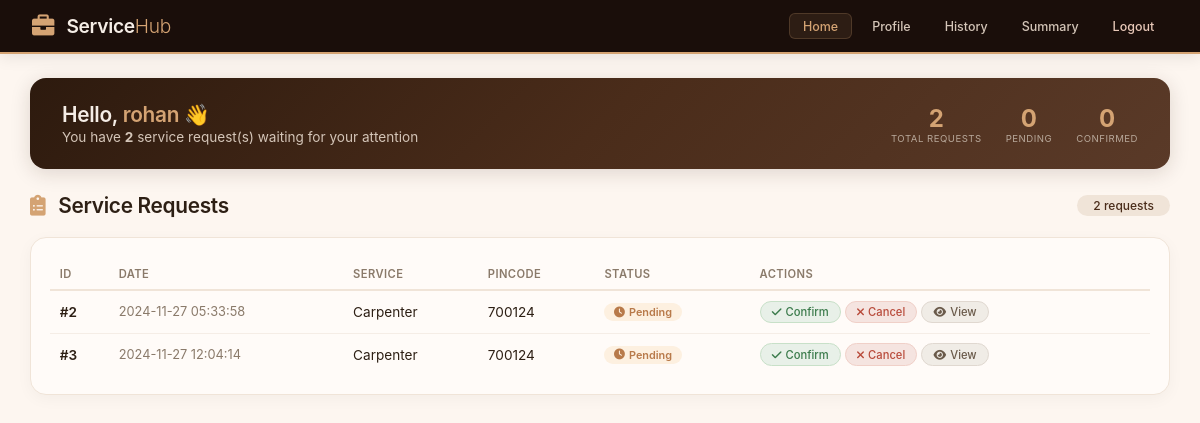
The app's page /professional_dashboard?professional_id=1 with its own data.
### models.py (models this page shows, shortened)
class Professional(db.Model):
    __tablename__ = 'professionals'
    id = db.Column(db.Integer, primary_key=True)
    name = db.Column(db.String(32), nullable=False)
    username = db.Column(db.String(120), unique=True, nullable=False)
    password = db.Column(db.String(200), nullable=False)
    email = db.Column(db.String(120), unique=True, nullable=False)
    address = db.Column(db.String(200), nullable=False)
    pincode = db.Column(db.String(10), nullable=False)
    service_type = db.Column(db.String(32), db.ForeignKey('services.name'), nullable=False)
    experience = db.Column(db.Integer, nullable=False)
    description = db.Column(db.Text, nullable=False)
    document = db.Column(db.String(200), nullable=True)
    is_approved = db.Column(db.Boolean, nullable=False, default=False)
    blocked = db.Column(db.Boolean, default=False, nullable=False)
    service = db.relationship("Service", backref="professionals", lazy=True)
    date_created = db.Column(db.DateTime, nullable=True)  # Initially nullable

class ServiceRequest(db.Model):
    __tablename__ = 'service_requests'
    id = db.Column(db.Integer, primary_key=True)
    customer_id = db.Column(db.Integer, db.ForeignKey('customers.id'), nullable=False)
    professional_id = db.Column(db.Integer, db.ForeignKey('professionals.id'), nullable=True)
    service_id = db.Column(db.Integer, db.ForeignKey('services.id'), nullable=False)  # Use service_id
    pincode = db.Column(db.String(10), nullable=False)
    status = db.Column(db.String(20), default='Pending')  # Pending, Confirmed, etc.
    date_of_request = db.Column(db.DateTime, default=datetime.utcnow)
    date_completed = db.Column(db.DateTime, nullable=True)  # New field for completion date
    work_completed = db.Column(db.Boolean, nullable=False, default=False)  # New field for work status
    customer_approval = db.Column(db.Boolean, nullable=False, default=False)  # Approval by customer
    professional_approval = db.Column(db.Boolean, nullable=False, default=False)
    service = db.relationship("Service", backref="service_requests", lazy=True)
    customer = db.relationship("Customer", backref="service_requests", lazy=True)
    professional = db.relationship("Professional", backref="assigned_requests", lazy=True)

class Service(db.Model):
    __tablename__ = 'services'
    id = db.Column(db.Integer, primary_key=True)
    name = db.Column(db.String(80), unique=True, nullable=False)
    price = db.Column(db.Integer, nullable=False)
    timerequired = db.Column(db.Integer, nullable=False)
    description = db.Column(db.String(200), nullable=False)
    allowed = db.Column(db.Boolean, default=False, nullable=False)
    status = db.Column(db.String(20), default="Pending", nullable=False)

### routes.py (the view)
@app.route('/professional_dashboard', methods=['GET'])
def professional_dashboard():
    professional_id = session.get('professional_id') or request.args.get('professional_id')
    if not professional_id:  # Redirect to login if no ID is found
        return redirect(url_for('login'))
    professional = Professional.query.filter_by(id=professional_id).first()
    username=professional.username
    if not professional:
        return "Professional not found", 404  # Handle non-existent professional
    if professional.blocked:
        return "Your account is blocked. Please contact support.", 403  # Handle blocked professionals
    service_requests = ServiceRequest.query.filter_by(professional_id=professional_id, status='Pending').all()
    return render_template('professional_dashboard.html', service_requests=service_requests,username=username)

### templates/professional_dashboard.html (shortened to what this page needs)
<!DOCTYPE html>
<html lang="en">
<head>
    <link rel="stylesheet" href="https://cdnjs.cloudflare.com/ajax/libs/font-awesome/6.0.0-beta3/css/all.min.css" />
</head>
<body>
    <header>
        <div class="header-content">
            <div class="logo">
                <i class="fas fa-briefcase"></i>
                <h1>Service<span>Hub</span></h1>
            </div>
            <nav>
                <a href="{{ url_for('professional_dashboard') }}" class="active">Home</a>
                <a href="{{ url_for('professional_profile') }}">Profile</a>
                <a href="{{ url_for('service_history') }}">History</a>
                <a href="{{ url_for('professional_summary') }}">Summary</a>
                <a href="{{ url_for('logout') }}" class="nav-logout">Logout</a>
            </nav>
        </div>
    </header>
    <div class="main-content">
        <div class="welcome-banner">
            <div class="welcome-text">
                <h2>Hello, <span class="highlight">{{ username }}</span> 👋</h2>
                <p>You have <strong>{{ service_requests|length }}</strong> service request(s) waiting for your attention</p>
            </div>
            <div class="welcome-stats">
                <div class="stat-item">
                    <div class="number">{{ service_requests|length }}</div>
                    <div class="label">Total Requests</div>
                </div>
                <div class="stat-item">
                    <div class="number">
                        {% set pending = 0 %}
                        {% for req in service_requests %}
                            {% if req.status|lower == 'pending' %}
                                {% set pending = pending + 1 %}
                            {% endif %}
                        {% endfor %}
                        {{ pending }}
                    </div>
                    <div class="label">Pending</div>
                </div>
                <div class="stat-item">
                    <div class="number">
                        {% set confirmed = 0 %}
                        {% for req in service_requests %}
                            {% if req.status|lower == 'confirmed' %}
                                {% set confirmed = confirmed + 1 %}
                            {% endif %}
                        {% endfor %}
                        {{ confirmed }}
                    </div>
                    <div class="label">Confirmed</div>
                </div>
            </div>
        </div>
        <div class="page-header">
            <h2>
                <i class="fas fa-clipboard-list"></i> Service Requests
            </h2>
            <span class="count-badge">{{ service_requests|length }} requests</span>
        </div>
        <div class="table-card">
            {% if service_requests %}
                <table>
                    <thead>
                        <tr>
                            <th>ID</th>
                            <th>Date</th>
                            <th>Service</th>
                            <th>Pincode</th>
                            <th>Status</th>
                            <th>Actions</th>
                        </tr>
                    </thead>
                    <tbody>
                        {% for request in service_requests %}
                        <tr>
                            <td><span class="fw-semibold">#{{ request.id }}</span></td>
                            <td style="font-size:0.8rem; color:#8a7a6a;">{{ request.date_of_request }}</td>
                            <td>{{ request.service.name }}</td>
                            <td>{{ request.pincode }}</td>
                            <td>
                                <span class="status-badge
                                    {% if request.status|lower == 'pending' %}status-pending
                                    {% elif request.status|lower == 'confirmed' %}status-confirmed
                                    {% elif request.status|lower == 'completed' %}status-completed
                                    {% elif request.status|lower == 'cancelled' %}status-cancelled
                                    {% else %}status-default{% endif %}">
                                    <i class="fas
                                        {% if request.status|lower == 'pending' %}fa-clock
                                        {% elif request.status|lower == 'confirmed' %}fa-check-circle
                                        {% elif request.status|lower == 'completed' %}fa-check-double
                                        {% elif request.status|lower == 'cancelled' %}fa-times-circle
                                        {% else %}fa-circle{% endif %}"></i>
                                    {{ request.status|capitalize }}
                                </span>
                            </td>
                            <td>
                                <div class="action-group">
                                    {% if request.status|lower == 'pending' %}
                                        <form action="{{ url_for('update_request', action='confirm', request_id=request.id) }}" method="POST" style="display:inline;">
                                            <button class="btn-action btn-confirm" type="submit">
                                                <i class="fas fa-check"></i> Confirm
                                            </button>
                                        </form>
                                        <form action="{{ url_for('update_request', action='cancel', request_id=request.id) }}" method="POST" style="display:inline;">
                                            <button class="btn-action btn-cancel" type="submit">
                                                <i class="fas fa-times"></i> Cancel
                                            </button>
                                        </form>
                                    {% elif request.status|lower == 'confirmed' %}
                                        <form action="{{ url_for('update_request', action='complete', request_id=request.id) }}" method="POST" style="display:inline;">
                                            <button class="btn-action btn-complete" type="submit">
                                                <i class="fas fa-check-double"></i> Complete
                                            </button>
                                        </form>
                                    {% endif %}
                                    <form action="{{ url_for('view_service_request', request_id=request.id) }}" method="GET" style="display:inline;">
                                        <button class="btn-action btn-view" type="submit">
                                            <i class="fas fa-eye"></i> View
                                        </button>
                                    </form>
                                </div>
                            </td>
                        </tr>
                        {% endfor %}
                    </tbody>
                </table>
            {% else %}
                <div class="empty-state">
                    <i class="fas fa-inbox"></i>
                    <p>No service requests available</p>
                    <p class="sub-text">New requests will appear here when assigned to you</p>
                </div>
            {% endif %}
        </div>
    </div>
</body>
</html>

### templates/professional_dashboard.html (style rules this page uses)
* { margin: 0; padding: 0; box-sizing: border-box; }
body { font-family: 'Inter', -apple-system, BlinkMacSystemFont, 'Segoe UI', Roboto, sans-serif; background: #fdf6f0; color: #2d1f14; min-height: 100vh; }
header { background: #1a0e0a; color: #f5ede6; width: 100%; padding: 0.8rem 2rem; box-shadow: 0 2px 16px rgba(0, 0, 0, 0.1); border-bottom: 2px solid #d4a373; position: sticky; top: 0; z-index: 100; }
.header-content { max-width: 1400px; margin: 0 auto; display: flex; flex-wrap: wrap; align-items: center; justify-content: space-between; gap: 0.5rem; }
.logo { display: flex; align-items: center; gap: 0.75rem; }
.logo i { font-size: 1.4rem; color: #d4a373; }
.logo h1 { font-size: 1.2rem; font-weight: 600; letter-spacing: -0.3px; color: #f5ede6; }
.logo span { color: #d4a373; font-weight: 300; }
nav { display: flex; flex-wrap: wrap; gap: 0.2rem 0.4rem; align-items: center; }
nav a { text-decoration: none; color: #d4c5b8; font-weight: 500; padding: 0.3rem 0.8rem; border-radius: 6px; font-size: 0.78rem; transition: all 0.2s ease; border: 1px solid transparent; white-space: nowrap; }
nav a.active { color: #d4a373; background: rgba(212, 163, 115, 0.1); border-color: rgba(212, 163, 115, 0.2); }
.nav-logout { color: #e8c8b8 !important; }
.welcome-banner { background: linear-gradient(135deg, #2d1a0e 0%, #4a2c1a 50%, #5a3a28 100%); border-radius: 16px; padding: 1.5rem 2rem; margin-bottom: 1.5rem; color: #f5ede6; display: flex; justify-content: space-between; align-items: center; flex-wrap: wrap; gap: 1rem; box-shadow: 0 4px 20px rgba(45, 26, 14, 0.15); }
.welcome-banner .welcome-text h2 { font-size: 1.3rem; font-weight: 600; letter-spacing: -0.3px; }
.welcome-banner .welcome-text h2 .highlight { color: #d4a373; }
.welcome-banner .welcome-text p { color: #d4c5b8; font-size: 0.85rem; margin-top: 2px; }
.welcome-banner .welcome-stats { display: flex; gap: 1.5rem; }
.welcome-banner .welcome-stats .stat-item { text-align: center; }
.welcome-banner .welcome-stats .stat-item .number { font-size: 1.5rem; font-weight: 700; color: #d4a373; }
.welcome-banner .welcome-stats .stat-item .label { font-size: 0.6rem; color: #b8a89a; text-transform: uppercase; letter-spacing: 0.5px; }
.main-content { max-width: 1400px; width: 95%; margin: 1.5rem auto 2rem; }
.page-header { display: flex; justify-content: space-between; align-items: center; flex-wrap: wrap; gap: 1rem; margin-bottom: 1.2rem; }
.page-header h2 { font-size: 1.3rem; font-weight: 600; color: #2d1f14; letter-spacing: -0.3px; }
.page-header h2 i { color: #d4a373; margin-right: 0.5rem; }
.page-header .count-badge { background: #f0e4d8; padding: 0.2rem 1rem; border-radius: 40px; font-size: 0.75rem; font-weight: 500; color: #4a2c1a; }
.table-card { background: #fffbf8; border-radius: 16px; padding: 1.2rem 1.2rem; box-shadow: 0 4px 16px rgba(0, 0, 0, 0.04); border: 1px solid #f0e4d8; overflow-x: auto; }
.table-card table { width: 100%; border-collapse: collapse; font-size: 0.85rem; }
.table-card th { text-align: left; padding: 0.6rem 0.6rem 0.5rem 0.6rem; font-weight: 600; font-size: 0.7rem; text-transform: uppercase; letter-spacing: 0.4px; color: #8a7a6a; border-bottom: 2px solid #f0e4d8; white-space: nowrap; }
.table-card td { padding: 0.6rem 0.6rem; border-bottom: 1px solid #f5ede6; vertical-align: middle; color: #2d1f14; }
.table-card tr:last-child td { border-bottom: none; }
.status-badge { display: inline-flex; align-items: center; gap: 4px; padding: 0.12rem 0.6rem; border-radius: 30px; font-size: 0.68rem; font-weight: 600; }
.status-pending { background: #fdf0e0; color: #b87a4a; }
.action-group { display: flex; gap: 4px; flex-wrap: wrap; }
.btn-action { display: inline-flex; align-items: center; gap: 4px; padding: 0.2rem 0.7rem; border-radius: 30px; font-size: 0.7rem; font-weight: 500; border: none; cursor: pointer; transition: all 0.2s; text-decoration: none; font-family: inherit; }
.btn-confirm { background: #e8f0e8; color: #3a7a4a; border: 1px solid #c8e0c8; }
.btn-cancel { background: #f5e4e0; color: #b84a3a; border: 1px solid #f0d0c8; }
.btn-view { background: #f0ece6; color: #6a5a4a; border: 1px solid #e0d8d0; }
.fw-semibold { font-weight: 600; }

### records on screen
Professional: username "rohan"
ServiceRequest: id "2", date_of_request "2024-11-27 05:33:58", service.name "Carpenter", pincode "700124", status "Pending"
ServiceRequest: id "3", date_of_request "2024-11-27 12:04:14", service.name "Carpenter", pincode "700124", status "Pending"

### other values on screen
{{ service_requests|length }} "2"
{{ pending }} "0"
{{ confirmed }} "0"
